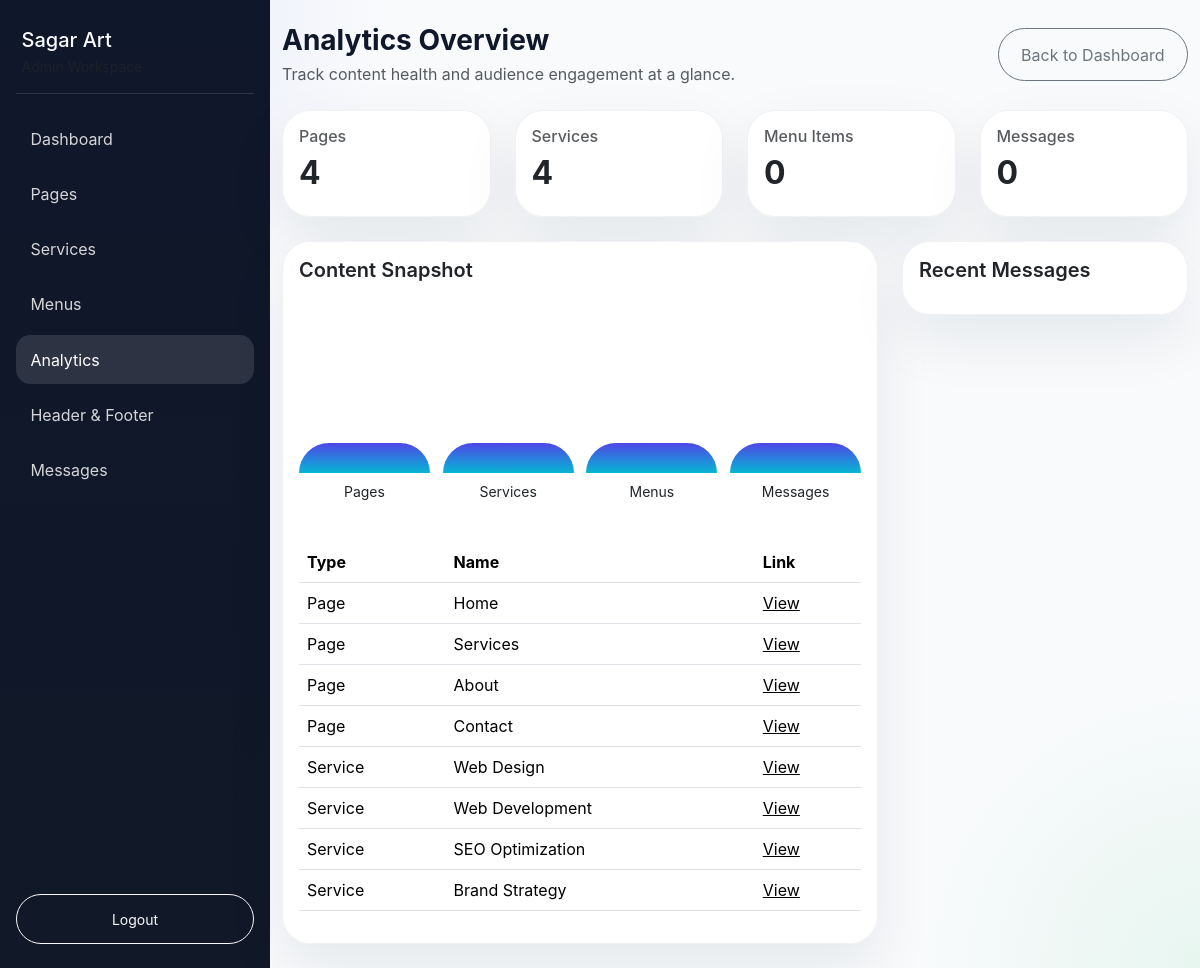
Page /admin/analytics.php (signed in) on the earlier database version.
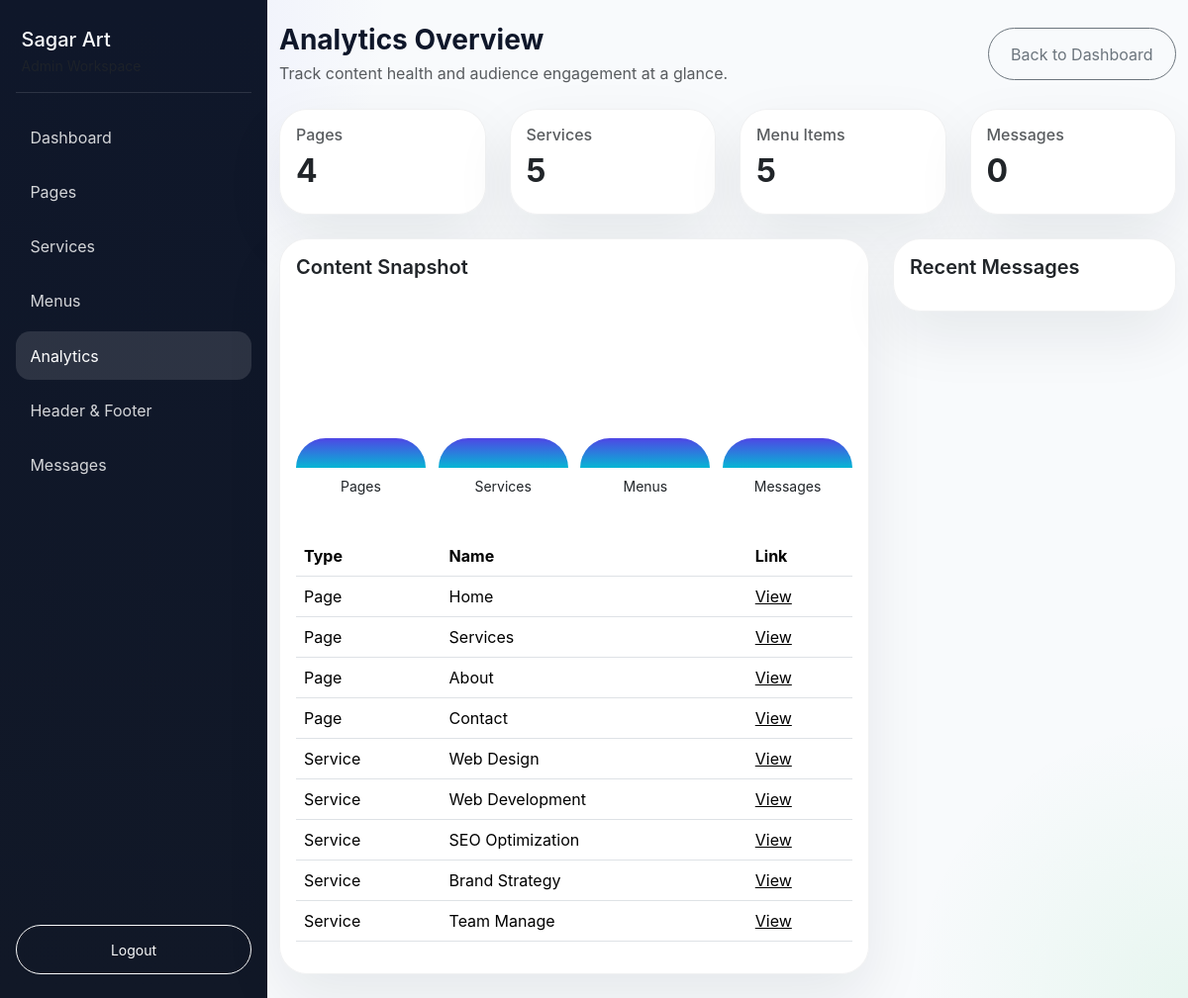
Same page on the later database version.
### tables this page shows
CREATE TABLE `pages` (
  `id` int(11) NOT NULL,
  `slug` varchar(100) NOT NULL,
  `title` varchar(255) NOT NULL,
  `content` text NOT NULL,
  `hero_title` varchar(255) DEFAULT NULL,
  `hero_text` text DEFAULT NULL,
  `image_url` varchar(255) DEFAULT NULL,
  `show_in_menu` tinyint(1) NOT NULL DEFAULT 1,
  `menu_order` int(11) NOT NULL DEFAULT 0,
  `hero_video_url` varchar(255) DEFAULT NULL
);

CREATE TABLE `services` (
  `id` int(11) NOT NULL,
  `title` varchar(255) NOT NULL,
  `slug` varchar(100) NOT NULL,
  `summary` text NOT NULL,
  `content` text NOT NULL,
  `image_url` varchar(255) DEFAULT NULL,
  `display_order` int(11) NOT NULL DEFAULT 0,
  `is_featured` tinyint(1) NOT NULL DEFAULT 0
);

### admin/analytics.php (the view, shortened to what the changed rows need)
<?php
require '../includes/config.php';
$pageCount = (int)$conn->query('SELECT COUNT(*) AS total FROM pages')->fetch_assoc()['total'];
$serviceCount = (int)$conn->query('SELECT COUNT(*) AS total FROM services')->fetch_assoc()['total'];
$menuCount = (int)$conn->query('SELECT COUNT(*) AS total FROM menu_items')->fetch_assoc()['total'];
$messageCount = (int)$conn->query('SELECT COUNT(*) AS total FROM contact_submissions')->fetch_assoc()['total'];
$pages = $conn->query('SELECT title, slug FROM pages ORDER BY id ASC');
$services = $conn->query('SELECT title, slug FROM services ORDER BY display_order ASC, id ASC');
?>
<!DOCTYPE html>
<html lang="en">
<head>
  <link href="https://cdn.jsdelivr.net/npm/bootstrap@5.3.3/dist/css/bootstrap.min.css" rel="stylesheet">
  <link rel="stylesheet" href="../assets/css/style.css">
</head>
<body class="admin-shell">
  <div class="admin-layout">
    <?php include 'includes/sidebar.php'; ?>
    <main class="admin-main">
      <div class="container-fluid py-4">
        <div class="row g-4 mb-4">
          <div class="col-md-3">
            <div class="card admin-card h-100">
              <div class="card-body">
                <h2 class="fw-bold"><?php echo $pageCount; ?></h2>
              </div>
            </div>
          </div>
          <div class="col-md-3">
            <div class="card admin-card h-100">
              <div class="card-body">
                <h6 class="text-muted">Services</h6>
                <h2 class="fw-bold"><?php echo $serviceCount; ?></h2>
              </div>
            </div>
          </div>
          <div class="col-md-3">
            <div class="card admin-card h-100">
              <div class="card-body">
                <h6 class="text-muted">Menu Items</h6>
                <h2 class="fw-bold"><?php echo $menuCount; ?></h2>
              </div>
            </div>
          </div>
          <div class="col-md-3">
            <div class="card admin-card h-100">
              <div class="card-body">
                <h2 class="fw-bold"><?php echo $messageCount; ?></h2>
              </div>
            </div>
          </div>
        </div>
        <div class="row g-4">
          <div class="col-lg-8">
            <div class="card admin-card">
              <div class="card-body">
                <div class="table-responsive">
                  <table class="table table-hover align-middle">
                    <thead>
                      <tr>
                        <th>Type</th>
                        <th>Name</th>
                        <th>Link</th>
                      </tr>
                    </thead>
                    <tbody>
                      <?php while ($page = $pages->fetch_assoc()): ?>
                        <tr>
                          <td>Page</td>
                          <td><?php echo htmlspecialchars($page['title']); ?></td>
                          <td><a href="../<?php echo htmlspecialchars($page['slug']); ?>.php">View</a></td>
                        </tr>
                      <?php endwhile; ?>
                      <?php while ($service = $services->fetch_assoc()): ?>
                        <tr>
                          <td>Service</td>
                          <td><?php echo htmlspecialchars($service['title']); ?></td>
                          <td><a href="../service.php?slug=<?php echo urlencode($service['slug']); ?>">View</a></td>
                        </tr>
                      <?php endwhile; ?>
                    </tbody>
                  </table>
                </div>
              </div>
            </div>
          </div>
        </div>
      </div>
    </main>
  </div>
</body>
</html>

### admin/includes/sidebar.php (shortened to what the changed rows need)
<?php
$currentPage = basename($_SERVER['PHP_SELF']);
$navItems = [
    ['label' => 'Dashboard', 'url' => 'dashboard.php'],
    ['label' => 'Pages', 'url' => 'page_form.php'],
    ['label' => 'Services', 'url' => 'service_form.php'],
    ['label' => 'Menus', 'url' => 'menu_form.php'],
    ['label' => 'Analytics', 'url' => 'analytics.php'],
    ['label' => 'Header & Footer', 'url' => 'settings_form.php'],
    ['label' => 'Messages', 'url' => 'contact_submissions.php'],
];
?>
<aside class="admin-sidebar">
  <nav class="sidebar-nav">
    <?php foreach ($navItems as $item): ?>
      <?php
      $isActive = $currentPage === $item['url'] || ($item['url'] === 'page_form.php' && in_array($currentPage, ['page_form.php', 'page_section_form.php'], true));
      ?>
      <a class="sidebar-link<?php echo $isActive ? ' active' : ''; ?>" href="<?php echo htmlspecialchars($item['url']); ?>">
        <?php echo htmlspecialchars($item['label']); ?>
      </a>
    <?php endforeach; ?>
  </nav>
</aside>

Differences in the rows shown:
added services: title "Team Manage"
Other differences:
$serviceCount: "4" → "5"
$menuCount: "0" → "5"
